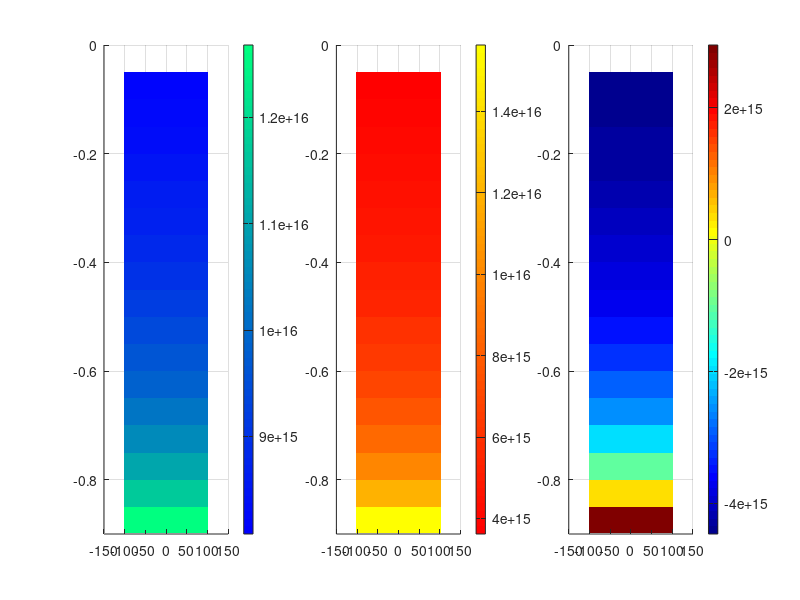

Recreate this plot in MATLAB.
% Silicon Ingot
close all;
clear all;

% Parameters to edit
animation_delay=1;    % in seconds
% to maintain resolution
f_interval=0.05;     %should be 0.1 or 0.2, so that 1/f_interval is a integer
% wafer size
wafer_diameter=8;       %in inches

% Initial impurity Concentration in silicon melt
% Boron
p_initial_conc=1E16;
p_k0=0.8
% Phosphorous
n_initial_conc=1E16;
n_k0=0.35



%Constants-----------------------
f=[0:f_interval:0.9];




%---------------------------------

% Checks before animations
% if is


wafer_diameter_mm=wafer_diameter*25.4;
wafer_radius_mm=wafer_diameter_mm/2;
% Equations
p_Cs=p_initial_conc*p_k0*(1-f).^(p_k0-1);

n_Cs=n_initial_conc*n_k0*(1-f).^(n_k0-1);

abs_Cs=n_Cs-p_Cs;
% abs_Cs is positive for n-type and negative for p-type
ntype_region=find(abs_Cs>0);

%n-type
% if n_Cs>p_Cs
%     abs_Cs=n_Cs-p_Cs;
% elseif n_Cs<p_Cs
%     abs_Cs=n_Cs-p_Cs;
    

% Generating cylinder
[X_cylinder,Y_cylinder,Z]=cylinder(wafer_radius_mm);
% recreating the X,Y meshgrid for each step of f
X=repmat(X_cylinder(1,:),1+1/f_interval,1);
Y=repmat(Y_cylinder(1,:),1+1/f_interval,1);
X_size=size(X);
% Flip the array; so that the cylinder looks pulling up
Z=repmat(-fliplr(f)',1,X_size(2));
p_Cs_color=repmat(fliplr(p_Cs)',1,X_size(2));
n_Cs_color=repmat(fliplr(n_Cs)',1,X_size(2));
abs_Cs_color=repmat(fliplr(abs_Cs)',1,X_size(2));

figure;
for t=2:(length(f)-1)
    ax1=subplot(1,3,1);
    surf(ax1,X(1:t,:),Y(1:t,:),Z(1:t,:),p_Cs_color(1:t,:), 'linestyle', 'none');
    view(0,0)
    hold on;
    zlim([-0.9 0]);
    colormap(ax1,winter);
    colorbar
    
    ax2=subplot(1,3,2);
    surf(ax2,X(1:t,:),Y(1:t,:),Z(1:t,:),n_Cs_color(1:t,:), 'linestyle', 'none');
    view(0,0)
    hold on;
    zlim([-0.9 0]);
    colormap(ax2,autumn)
    colorbar
    
    ax3=subplot(1,3,3);
    surf(ax3,X(1:t,:),Y(1:t,:),Z(1:t,:),abs_Cs_color(1:t,:), 'linestyle', 'none');
    view(0,0)
    hold on;
    zlim([-0.9 0]);
    colormap(ax3,jet)
    colorbar
    
    % Animation options
    drawnow;
    pause(animation_delay);
end